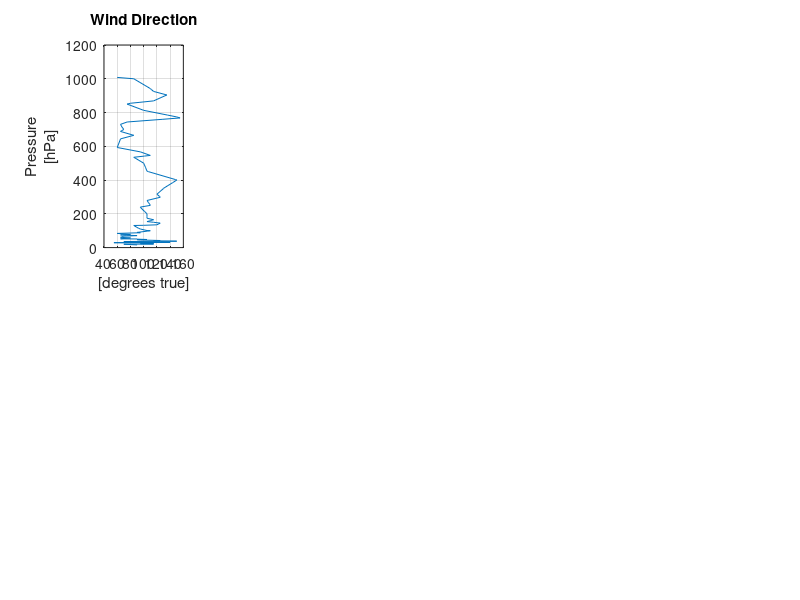

MATLAB code to generate this figure: (Note: this script raises an error after producing the figure.)
%  PLOT variables sondas for the interest time
% data from http://weather.uwyo.edu/upperair/sounding.html
% Andrés Yarce

clear all;close all;clc

load Ernesto_cortizos_18_agosto.mat

variable={'DRCT','DWPT','HGHT','MIXR','PRES','RELH','SKNT','TEMP','THTA','THTE','THTV'};



name={'Wind Direction','Dewpoint Temperature','Geopotential Height','Mixing Ratio','Atmospheric Pressure ',...
    'Relative Humidity','Wind Speed','Temperature','Potential Temperature','Equivalent Potential Temperature','Virtual Potential Temperature'};

unit={'[degrees true]','[celsius]','[meter]','[gram/kilogram]','[hPa]','[%]','[knot]','[celsius]','[kelvin]','[kelvin]','[kelvin]'};


for i=1:11
if(i~=3)
    if(i<3)
    
    
subplot(2,5,i)
    plot(eval(variable{i}),eval(variable{5}))
hold on
grid on
ylabel({'Pressure',unit{5}});
xlabel(unit{i});
    title({name{i},''});

    end
     if(i>3)
        
subplot(2,5,i-1)
    plot(eval(variable{i}),eval(variable{5}))
hold on
grid on
ylabel({'Pressure',unit{5}});
    xlabel(unit{i});
  title({name{i},''});
    end
end
sgtitle('Hernesto cortizos 7 pm 18 august 2020')
end


% part to get U and V from wind direction and wind speed

% wind direction variable 1
% wind speed variable 7



variable{7}*cos(variable{i})




